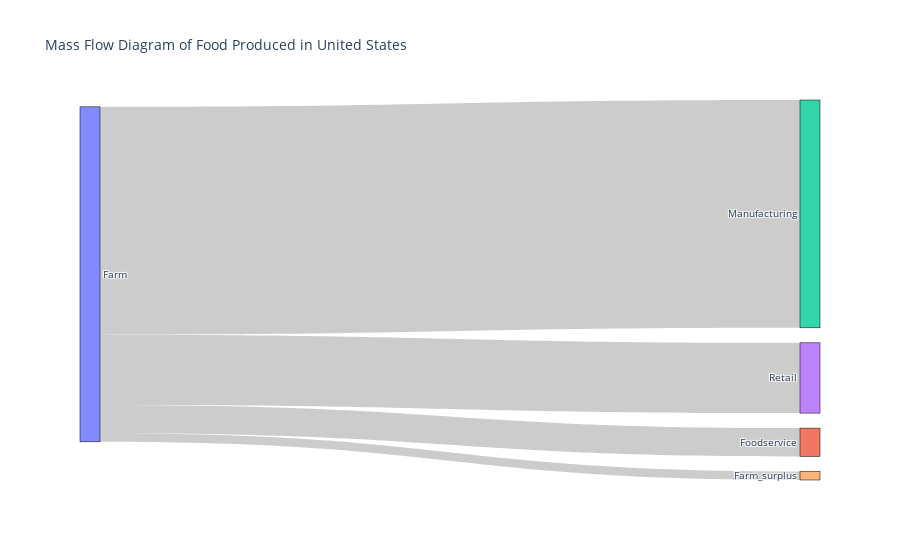

Notebook code cell kept with this figure:
### Code cell
import pandas as pd
import plotly.graph_objects as go

# Load data into a DataFrame, skip the first three rows
data = pd.read_csv('ReFED_US_Food_Surplus_Summary.csv', skiprows=3)

# Filter rows containing the useful sectors
data = data[data['sector'].isin(['Farm', 'Manufacturing', 'Foodservice', 'Retail'])]

# Calculate the total sum of tons_supply and tons_surplus for each sector
grouped_data_supply = data.groupby('sector')['tons_supply'].sum().reset_index()
grouped_data_surplus = data.groupby('sector')['tons_surplus'].sum().reset_index()

# Create a mapping of sector names to numeric labels
sector_mapping = {sector: i for i, sector in enumerate(grouped_data_supply['sector'].unique())}
sector_mapping['Farm_surplus'] = len(sector_mapping)

# Create a list of labels and values for the Sankey diagram
labels = list(sector_mapping.keys())
values_supply = grouped_data_supply['tons_supply'].values
values_surplus = grouped_data_surplus['tons_surplus'].values

# Create the sources, targets, and values for the Sankey diagram links
sources = [sector_mapping['Farm']] * 4
targets = [sector_mapping['Manufacturing'], sector_mapping['Retail'], sector_mapping['Foodservice'], sector_mapping['Farm_surplus']]
link_values = [values_supply[sector_mapping[sector]] for sector in ['Manufacturing', 'Retail', 'Foodservice']] + [values_surplus[sector_mapping['Farm']]]

# Create Sankey diagram
fig = go.Figure(go.Sankey(
    node=dict(
        pad=15,
        thickness=20,
        line=dict(color='black', width=0.5),
        label=labels
    ),
    link=dict(
        source=sources,
        target=targets,
        value=link_values
    )
))

# Set Sankey diagram title
fig.update_layout(title_text='Mass Flow Diagram of Food Produced in United States', font_size=10)

# Show Sankey diagram
fig.show()

### Figure 1 — Plotly figure (JSON) as saved in the notebook; plotly's stock layout.template omitted (floating-point values rounded to 4 significant figures)
{"data": [{"link": {"source": [0, 0, 0, 0], "target": [2, 3, 1, 4], "value": [5328000000.0, 1644000000.0, 662900000.0, 199900000.0]}, "node": {"label": ["Farm", "Foodservice", "Manufacturing", "Retail", "Farm_surplus"], "line": {"color": "black", "width": 0.5}, "pad": 15, "thickness": 20}, "type": "sankey"}], "layout": {"font": {"size": 10}, "title": {"text": "Mass Flow Diagram of Food Produced in United States"}}}
